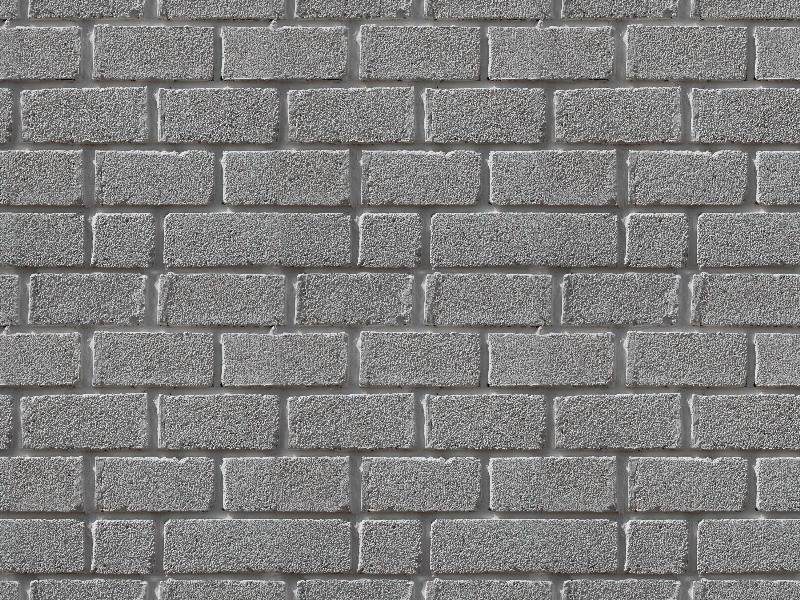
#> input picture ödev07/image4.jpeg, 800 x 600 px, found by its file name
$ jupyter execute laplacian.ipynb   (older library calls are emulated)
#> lines starting #> are read from the running program, lines starting #| are printed output that depends on the picture
<a href="https://colab.research.google.com/github/hilalkaynarcali/goruntu-isleme/blob/main/laplacian.ipynb" target="_parent"></a>

[cell 1]
import cv2
import numpy as np
import matplotlib.pyplot as plt

[cell 2]
img = cv2.imread("image4.jpeg", 0)
#> img: shape (600, 800); min 0, max 247, mean 127.2
blur = cv2.GaussianBlur(img, (5, 5), 1)

[cell 3]
laplacian = np.array([[0,  1, 0],
                      [1, -4, 1],
                      [0,  1, 0]])

sonuc_lap = np.abs(cv2.filter2D(blur, cv2.CV_64F, laplacian))
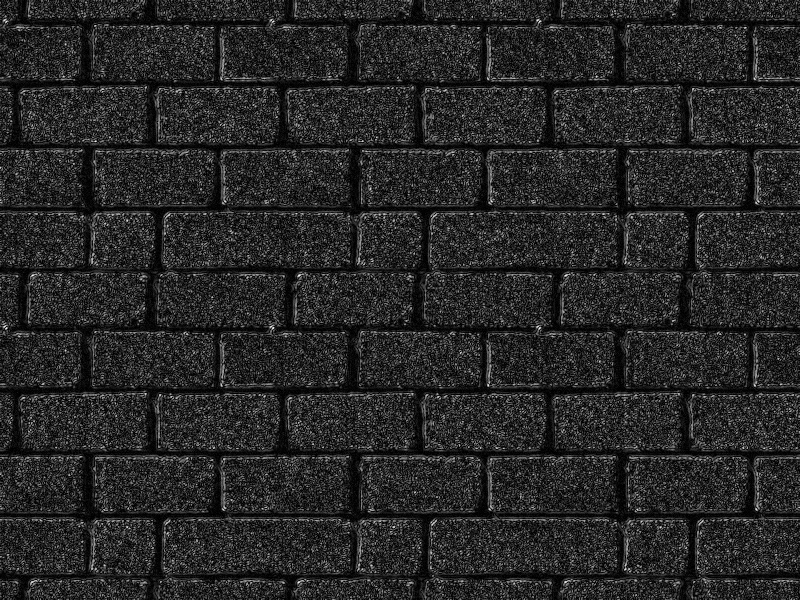
#> sonuc_lap: shape (600, 800) float64; min 0, max 66, mean 10.2; drawn with min black and max white

[cell 4]
prewitt_x = np.array([[-1, 0, 1],
                      [-1, 0, 1],
                      [-1, 0, 1]])

sobel_x = np.array([[-1, 0, 1],
                    [-2, 0, 2],
                    [-1, 0, 1]])

sonuc_prewitt = np.abs(cv2.filter2D(blur, cv2.CV_64F, prewitt_x))
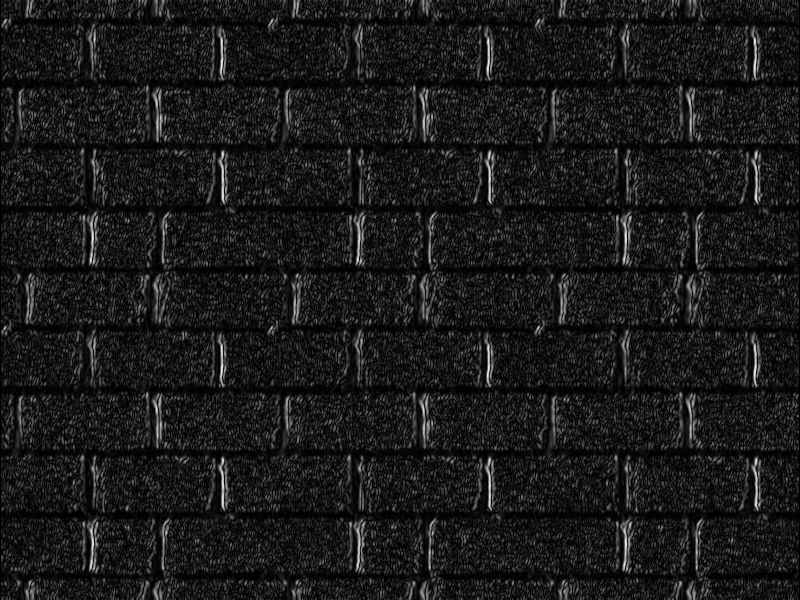
#> sonuc_prewitt: shape (600, 800) float64; min 0, max 239, mean 25.9
sonuc_sobel = np.abs(cv2.filter2D(blur, cv2.CV_64F, sobel_x))

[cell 5]
plt.subplot(2, 2, 1)
plt.imshow(blur, cmap="gray")
plt.title("Gauss")

plt.subplot(2, 2, 2)
plt.imshow(sonuc_prewitt, cmap="gray")
plt.title("Prewitt")

plt.subplot(2, 2, 3)
plt.imshow(sonuc_sobel, cmap="gray")
plt.tight_layout()
plt.title("Sobel")

plt.subplot(2, 2, 4)
plt.imshow(sonuc_lap, cmap="gray")
plt.tight_layout()
plt.title("Laplacian")

plt.show()
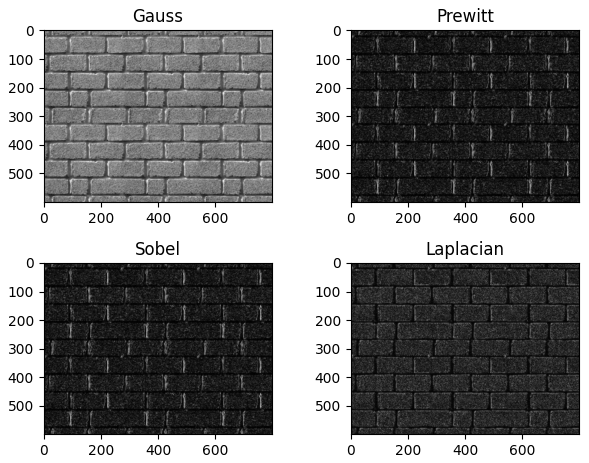
#> figure drawn by matplotlib, 4 panels
